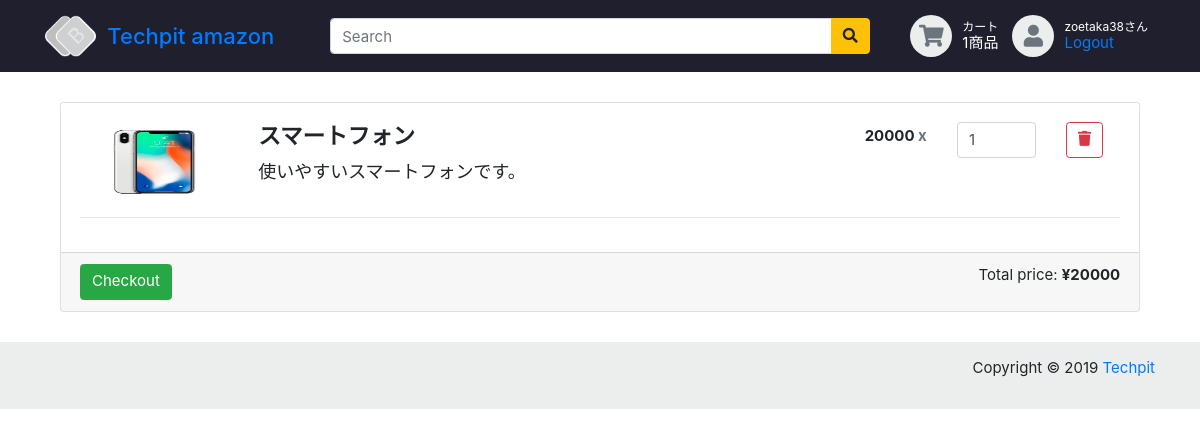
Screenshot of /cart/1 (signed in) with the database file from the repository.
### users/models.py (models this page shows, shortened)
class User(AbstractBaseUser, PermissionsMixin):
    email = models.EmailField(_('email address'), unique=True)
    name = models.CharField(_('user name'), max_length=150, null = False, blank=False)
    first_name = models.CharField(_('first name'), max_length=30, blank=True)
    last_name = models.CharField(_('last name'), max_length=150, blank=True)
    is_staff = models.BooleanField(
        _('staff status'),
        default=False,
        help_text=_(
            'Designates whether the user can log into this admin site.'),
    )
    is_active = models.BooleanField(
        _('active'),
        default=True,
        help_text=_(
            'Designates whether this user should be treated as active. '
            'Unselect this instead of deleting accounts.'
        ),
    )
    date_joined = models.DateTimeField(_('date joined'), default=timezone.now)
    objects = UserManager()
    EMAIL_FIELD = 'email'
    USERNAME_FIELD = 'email'
    REQUIRED_FIELDS = ['name',]
    class Meta:
        verbose_name = _('user')
        verbose_name_plural = _('users')

### amazon/models/cart.py (models this page shows)
class ShoppingCart(models.Model):
    user = models.OneToOneField(
        User,
        verbose_name = 'ユーザ',
        related_name = 'cart',
        on_delete = models.CASCADE
    )
    @property
    def item_count(self):
        return self.cart_items.all().aggregate(amount = Sum('amount'))['amount']
    @property
    def total_price(self):
        return self.cart_items.all().aggregate(total=Sum(F('product__price') * F('amount')))['total']

class ShoppingCartItem(models.Model):
    cart = models.ForeignKey(
        ShoppingCart,
        related_name = 'cart_items',
        verbose_name = 'ショッピングカート',
        on_delete = models.CASCADE
    )
    product = models.ForeignKey(
        Product,
        verbose_name = '商品',
        on_delete = models.CASCADE
    )
    amount = models.IntegerField(
        verbose_name = '数量'
    )

### amazon/models/product.py (models this page shows)
class Product(models.Model):
    class Meta:
        verbose_name = '商品'
        verbose_name_plural = "商品"
    thumbnail = models.ImageField(
        verbose_name = 'サムネイル',
        upload_to = "thumbnails/"
    )
    name = models.CharField(
        verbose_name = '名前',
        max_length=150,
        null = False,
        blank=False
    )
    price = models.IntegerField(
        verbose_name = '価格'
    )
    description = models.TextField(
        verbose_name = '説明'
    )

### amazon/views/cart.py (the view, shortened to what this page needs)
# urls.py: path('cart/<int:pk>', views.ShoppingCartDetail.as_view(), name = 'cart'), #[7-4]追加
class ShoppingCartDetail(LoginRequiredMixin, generic.DetailView):
    model = ShoppingCart
    template_name = "amazon/shopping_cart.html"

### amazon/templates/amazon/shopping_cart.html
{% extends "amazon/base.html" %}
{% block content %}
{% load static %}
{% if object.cart_items.all %}
 <div class="card shopping-cart">
    <div class="card-body">
        {% for cart_item in object.cart_items.all %}
        <div class="row">
            <div class="col-12 col-sm-12 col-md-2 text-center">
                    <img class="img-responsive" src="{{ cart_item.product.thumbnail.url }}" alt="prewiew" width="120" height="80">
            </div>
            <div class="col-12 text-sm-center col-sm-12 text-md-left col-md-6">
                <h4 class="product-name"><strong>{{ cart_item.product.name }}</strong></h4>
                <h4>
                    <small>{{ cart_item.product.description }}</small>
                </h4>
            </div>
            <div class="col-12 col-sm-12 text-sm-center col-md-4 text-md-right row">
                <div class="col-3 col-sm-3 col-md-6 text-md-right" style="padding-top: 5px">
                    <h6><strong>{{ cart_item.product.price }} <span class="text-muted">x</span></strong></h6>
                </div>
                <div class="col-4 col-sm-4 col-md-4">
                    <div class="quantity">
                        <input name="amount" pk="{{ cart_item.pk }}" type="number" class="form-control" step="1" max="99" min="1" title="Qty" class="qty" size="4" value="{{ cart_item.amount }}">
                    </div>
                </div>
                <div class="col-2 col-sm-2 col-md-2 text-right">
                    <button name="delete" pk="{{ cart_item.pk }}" type="button" class="btn btn-outline-danger btn-xs">
                        <i class="fa fa-trash" aria-hidden="true"></i>
                    </button>
                </div>
            </div>
        </div>
        {% endfor %}
        <hr>
    </div>
    <div class="card-footer">
        <a href="" class="btn btn-success pull-right">Checkout</a>
        <div class="float-right">Total price: <b> ¥{{ object.total_price }}</b></div>
    </div>
    </div>
</div>
{% else %}
<p>カートが空です</p>
{% endif %}
{% endblock %}

### amazon/templates/amazon/base.html (shortened to what this page needs)
{% load static %}
<!doctype html>
<html lang="ja">
<head>
    <link rel="stylesheet" href="https://stackpath.bootstrapcdn.com/bootstrap/4.1.0/css/bootstrap.min.css">
    <link rel="stylesheet" href="https://use.fontawesome.com/releases/v5.5.0/css/all.css">
    <link href="{% static 'css/base.css' %}" rel="stylesheet" type="text/css"/>
    <link href="{% static 'css/responsive.css' %}" rel="stylesheet" media="only screen and (max-width: 1200px)" />
</head>
<body>
    <header class="section-header">
        <section class="header-main">
            <div class="container">
                <div class="row align-items-center">
                    <div class="col-md-3">
                    <a href="{% url 'amazon:lp' %}">
                        <div class="brand-wrap">
                            <img class="logo" src="{% static 'images/logo-dark.png' %}">
                            <h2 class="logo-text">Techpit amazon</h2>
                        </div>
                    </a>
                    </div>
                    <div class="col-lg-6 col-sm-6">
                        <form method= "get" action="{% url 'amazon:item_list' %}" class="search-wrap">
                            <div class="input-group">
                                <input name="q" type="text" class="form-control" placeholder="Search">
                                <div class="input-group-append">
                                    <button id="id_search_button" class="btn btn-warning" type="submit">
                                    <i class="fa fa-search"></i>
                                    </button>
                                </div>
                            </div>
                        </form>
                    </div>
                    <div class="col-lg-3 col-sm-6">
                        <div class="widgets-wrap d-flex justify-content-end">
                            {% if user.is_authenticated %}
                            <div class="widget-header icontext">
                                <a href="{% url 'amazon:cart' user.cart.pk %}" class="icontext">
                                    <div class="icon-wrap icon-sm bg2 round text-secondary"><i class="fa fa-shopping-cart"></i></div>
                                    <div class="text-wrap">
                                        <small>カート</small>
                                        <span>{{ user.cart.item_count|default_if_none:"0" }}商品</span>
                                    </div>
                                </a>
                            </div>
                            {% endif %}
                            <div class="widget-header icontext">
                                <div class="icon-wrap icon-sm bg2 round text-secondary"><i class="fa fa-user"></i></div>
                                <div class="text-wrap">
                                    {% if user.is_authenticated %}
                                    <small>{{user.name}}さん</small>
                                    <span><a href="{% url 'amazon:logout' %}">Logout</a></span>
                                    {% else %}
                                    <small>ゲスト</small>
                                    <span><a href="{% url 'amazon:login' %}">Login</a></span>
                                    {% endif %}
                                </div>
                            </div>
                        </div>
                    </div>
                </div>
            </div>
        </section>
    </header>
    <div class="container" style="padding: 2rem">
            {% block content %}{% endblock %}
    <footer class="section-footer bg2">
        <div class="container">
            <section class="footer-bottom row">
                <div class="col-sm-12">
                    <p class="text-sm-right">
    Copyright © 2019
    <a href="#">Techpit</a>
                    </p>
                </div>
            </section>
        </div>
    </footer>
</body>
</html>

### static/css/base.css (style rules this page uses)
html { font-size: 15px; }
.icon-wrap { text-align: center; }
.icon-xs, .icon-sm, .icon-md, .icon-lg { display: inline-block; text-align: center; }
.icon-sm { width: 42px; height: 42px; line-height: 42px; font-size: 22px; }
.round { border-radius: 200px; }
.bg2 { background-color: #eceded !important; }
.header-main { padding-top: 1rem; padding-bottom: 1rem; color: white; background-color: #1f1f2e }
.brand-wrap .logo, .navbar-brand .logo { margin-right: 7px; max-height: 42px; display: inline-block; }
.brand-wrap .logo-text, .navbar-brand .logo-text { margin: 0; display: inline-block; font-size: 22px; vertical-align: middle; }
.header-main { position: relative; }
.widget-header { margin-left: 7px; margin-right: 7px; display: inline-block; position: relative; }
.footer-bottom { padding: 15px 0; }
.icontext { display: -webkit-inline-box; display: -ms-inline-flexbox; display: inline-flex; -webkit-box-align: center; -ms-flex-align: center; align-items: center; }
.icontext .icon-wrap { position: relative; }
.icontext .text-wrap { color: white; line-height: 1.2; padding-left: 10px; }
.icontext small, .icontext .title { display: block; }

### rows the page displays
User: cart.item_count "1", name "zoetaka38"
ShoppingCartItem: product.thumbnail (picture), product.name "スマートフォン", product.description "使いやすいスマートフォンです。", product.price "20000", amount "1"
ShoppingCart: total_price "20000"
